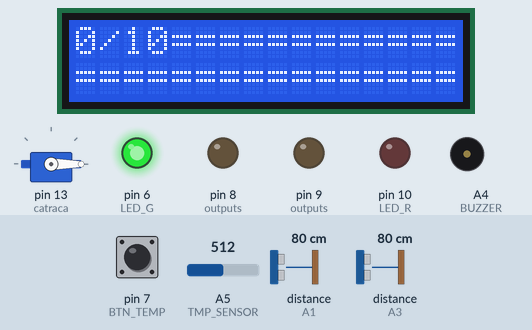
Simulated run of this sketch. Board: Arduino Uno, built with avr-gcc and run on an emulated ATmega328P. Parts: 16×2 character LCD, servo, output pins drawn as LEDs (lit = HIGH), buzzer (waves = sounding). Wiring (inferred from the names in the program): 2 × ultrasonic range finder: trigger A0, echo A1 / trigger A2, echo A3. The inputs (shaded band) are chosen by the test bench; at power-on: pin 7 (BTN_TEMP) LOW, distance to the obstacle (sensors on A1, A3) 80 cm, A5 (TMP_SENSOR) = 512. The echo pulse lasts 58.3 µs per cm; pins used as bus, display or sensor lines are not drawn.

Above: at 1.2 s.
1.3 s: pin 7 (BTN_TEMP) pulled HIGH for 0.2 s
At 1.8 s:
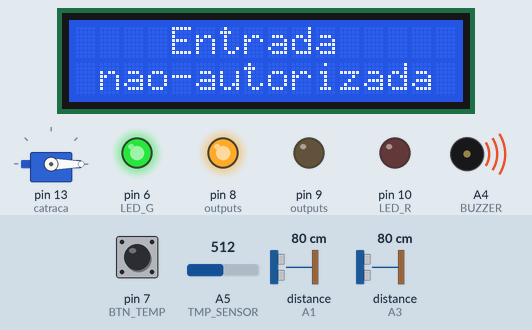
3.7 s: distance to the obstacle (sensor on A1) set to 2 cm
At 4.1 s:
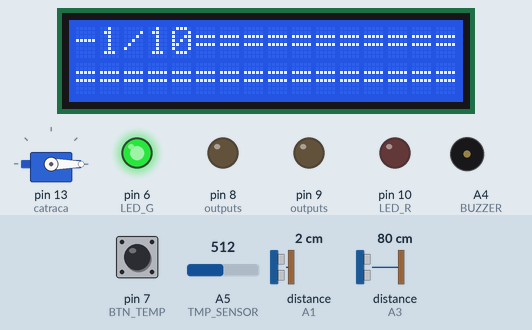
5.2 s: distance to the obstacle (sensor on A3) set to 2 cm
At 6.4 s:
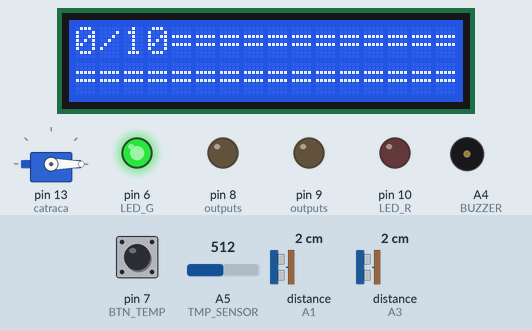
6.7 s: pin 7 (BTN_TEMP) pulled HIGH for 1 s
At 7.7 s:
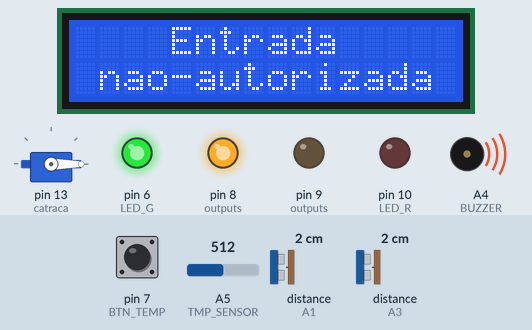
Timing chart, 0 to 9.9 s (numbered marks = the images above; inputs shaded):
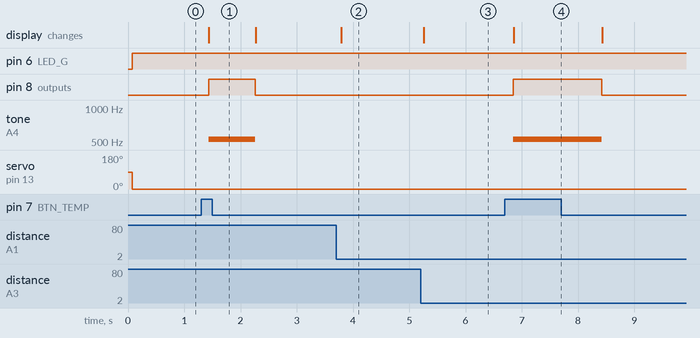

The sketch:

temperature_control.ino
```cpp
#include <Servo.h>
#include <LiquidCrystal.h>

#define TRIG_SAI A0
#define ECHO_SAI A1

#define TRIG_ENT A2
#define ECHO_ENT A3

#define LED_AUTORIZADO 9
#define LED_NAO_AUTORIZADO 8

#define LED_R 10
#define LED_G 6

#define TMP_SENSOR A5
#define BTN_TEMP 7
#define BUZZER A4

Servo catraca;
LiquidCrystal lcd(12, 11, 5, 4, 3, 2);

const int outputs[] = {TRIG_ENT, TRIG_SAI, LED_AUTORIZADO, LED_NAO_AUTORIZADO,
                       LED_R, LED_G, BUZZER};
const int inputs[] = {ECHO_ENT, ECHO_SAI, TMP_SENSOR, BTN_TEMP};

const int velocidadeSomMS = 343,
          quantMaxPessoas = 10,
          intervaloCatracaMS = 2000;

const float tempMinima = 32, tempMaxima = 38,
			distanciaCatraca = 0.3;

int statusDoSistema = 0,
    quantPessoas = 0;

float temperatura = 0;

long tempoEntradaAntiga = 0;

bool existeAlguemEntrada = 0, existeAlguemSaida = 0,
	 estadoBotaoAnterior = 0;

enum status {
  padrao,
  autorizado,
  naoAutorizado,
  lotado
};

/*  Monta simbolo do graus Celsius
*/
byte grau[8] = {
  B00100,
  B01010,
  B01010,
  B00100,
  B00000,
  B00000,
  B00000,
  B00000,
};

void setup() {
  lcd.createChar(0, grau);
  lcd.begin(2, 16);

  catraca.attach(13);

  for (byte i = 0; i < (sizeof(outputs) / sizeof(outputs[0])); i++) {
    pinMode(outputs[i], OUTPUT);
  }

  for (byte i = 0; i < (sizeof(inputs) / sizeof(inputs[0])); i++) {
    pinMode(inputs[i], INPUT);
  }

  estadoPadrao();
}

void loop() {
  realizaContagemPessoas();

  realizaTemperatura();

  int status = pegaStatus();

  switch (status) {
    case 0:
      estadoPadrao();
      break;
    case 1:
      estadoAutorizado();
      break;
    case 2:
      estadoNaoAutorizado();
      break;
    case 3:
      estadoLotado();
      break;
    default:
      estadoPadrao();
      break;
  }

  if (existeAlguemEntrada && status == autorizado) {
    atualizaTempoEntrada();
  } else if (millis() - tempoEntradaAntiga >= intervaloCatracaMS) {
    atualizaTempoEntrada();
    colocaStatusComoPadrao();
  }

  delay(150);
}

/*
   Temperatura
*/
void realizaTemperatura() {
  const bool estadoBotao = digitalRead(BTN_TEMP);

  if (estadoBotao != estadoBotaoAnterior && estadoBotao) {
	verificaTemperaturaGraus();
    const bool podeEntrar = estaAutorizadaEntrada();

    if(podeEntrar)
      colocaStatusComoAutorizado();
    else if (!estaLotado())
      colocaStatusComoNaoAutorizado();
  }

  estadoBotaoAnterior = estadoBotao;
}

void verificaTemperaturaGraus() {
  const float tmpValor = analogRead(TMP_SENSOR);
  temperatura = -1 * (((358 - tmpValor) * 165 / 338) - 125);
}


bool estaAutorizadaEntrada() {
  return (possuiTempCorreta() && !estaLotado());
}

bool possuiTempCorreta() {
  return (temperatura >= tempMinima && temperatura <= tempMaxima);
}

void atualizaTempoEntrada() {
	tempoEntradaAntiga = millis();
}

/*
   Contagem de Pessoas
*/

void realizaContagemPessoas() {
  fazGradiente();

  const float distanciaMetrosEntrada = pegaDistancia(ECHO_ENT, TRIG_ENT);
  const float distanciaMetrosSaida = pegaDistancia(ECHO_SAI, TRIG_SAI);

  contaQuantPessoas(distanciaMetrosEntrada, existeAlguemEntrada, 1);
  contaQuantPessoas(distanciaMetrosSaida, existeAlguemSaida, -1);

  if (estaLotado())
    colocaStatusComoLotado();
  else if (pegaStatus() != autorizado &&
           pegaStatus() != naoAutorizado)
    colocaStatusComoPadrao();
}

void contaQuantPessoas(float distanciaMetros, bool &existeAlguem, int incremento) {
  if (distanciaMetros <= distanciaCatraca && !existeAlguem) {
    incrementaQuantPessoas(incremento);
    existeAlguem = true;
  } else if (distanciaMetros > distanciaCatraca) {
    existeAlguem = false;
  }
}

float pegaDistancia(int echo, int trig) {
  digitalWrite(trig, 1);
  delayMicroseconds(10);
  digitalWrite(trig, 0);
  const float tempoSeg = pulseIn(echo, 1) * 0.000001 * 0.5;

  return tempoSeg * velocidadeSomMS;
}

bool estaLotado() {
  return (quantPessoas >= quantMaxPessoas);
}

void incrementaQuantPessoas(int incremento) {
  quantPessoas += incremento;
}

/*
    LED RGB
*/

void fazGradiente() {
  int intervaloVermelho = map(quantPessoas, 0, quantMaxPessoas, 0, 255);
  int intervaloVerde = map(quantPessoas, 0, quantMaxPessoas, 255, 0);

  int valorVermelho = constrain(intervaloVermelho, 0, 255);
  int valorVerde = constrain(intervaloVerde, 0, 255);

  analogWrite(LED_R, valorVermelho);
  analogWrite(LED_G, valorVerde);
}

/*
   Status
*/

int pegaStatus() {
  return statusDoSistema;
}

void colocaStatusComoPadrao() {
  statusDoSistema = padrao;
}

void colocaStatusComoAutorizado() {
  statusDoSistema = autorizado;
}

void colocaStatusComoNaoAutorizado() {
  statusDoSistema = naoAutorizado;
}

void colocaStatusComoLotado() {
  statusDoSistema = lotado;
}

/*
   Estado
*/

void estadoPadrao() {
  desligaLed(LED_AUTORIZADO);
  desligaLed(LED_NAO_AUTORIZADO);

  desligaBuzzer();

  fechaCatraca();

  escreveLCDTotalPessoas();
}

void estadoAutorizado() {
  ligaLed(LED_AUTORIZADO);
  desligaLed(LED_NAO_AUTORIZADO);

  desligaBuzzer();

  abreCatraca();

  escreveLCDBemVindo();
  escreveLCDTemperatura(temperatura);
}

void estadoNaoAutorizado() {
  desligaLed(LED_AUTORIZADO);
  ligaLed(LED_NAO_AUTORIZADO);

  ligaBuzzer();

  fechaCatraca();

  escreveLCDEntradaNaoAutorizada();
}

void estadoLotado() {
  desligaLed(LED_AUTORIZADO);
  desligaLed(LED_NAO_AUTORIZADO);

  desligaBuzzer();

  fechaCatraca();

  escreveLCDTotalPessoas();
  escreveLCDLotado();
}

/*
   LEDs
*/

void ligaLed(int led) {
  digitalWrite(led, 1);
}

void desligaLed(int led) {
  digitalWrite(led, 0);
}

/*
    Catraca
*/

void abreCatraca() {
  catraca.write(90);
}

void fechaCatraca() {
  catraca.write(0);
}

/*
    Buzzer
*/

void ligaBuzzer() {
  tone(BUZZER, 528);
}

void desligaBuzzer() {
  noTone(BUZZER);
}

/*
    Display LCD
*/

void escreveLCDTotalPessoas() {
  String totalPessoas = String(quantPessoas) + "/" + String(quantMaxPessoas);
  lcd.setCursor(0, 0);
  lcd.print(totalPessoas);

  for (int i = totalPessoas.length(); i < 16; i ++) {
    lcd.setCursor(i, 0);
    lcd.print("=");
  }

  for (int i = 0; i < 16; i ++) {
    lcd.setCursor(i, 1);
    lcd.print("=");
  }
}

void escreveLCDLotado() {
  lcd.setCursor(0, 1);
  lcd.print("==== Lotado ====");
}

void escreveLCDTemperatura(float temperatura) {
  lcd.setCursor(0, 1);
  lcd.print("Temp:");
  lcd.print(" ");
  lcd.print(temperatura);
  lcd.setCursor(11, 1);
  lcd.write(byte(0));
  lcd.print("C");
}

void escreveLCDBemVindo() {
  limpaLinhaLCD(1);
  lcd.setCursor(0, 0);
  lcd.print("Seja bem-vindo!!");
}

void escreveLCDEntradaNaoAutorizada() {
  lcd.clear();
  lcd.setCursor(4, 0);
  lcd.print("Entrada");
  lcd.setCursor(1, 1);
  lcd.print("nao-autorizada");
}

void limpaLinhaLCD(int linha){
  for(int i = 0; i < 16; i++){
  	lcd.setCursor(i, linha);
  	lcd.print(" ");
  }
}
```

Measured:
- after the input at 1.3 s, pin 8 (outputs): LOW → HIGH after 0.13 s, → LOW 0.83 s later; tone on A4 (BUZZER): silent → 528 Hz after 0.13 s, → silent 0.83 s later; the display: changes after 0.14 s (image 1)
- after the input at 3.7 s, the display: changes after 0.09 s (image 2)
- after the input at 5.2 s, the display: changes after 0.06 s (image 3)
- after the input at 6.7 s, pin 8 (outputs): LOW → HIGH after 0.15 s, → LOW 1.6 s later; tone on A4 (BUZZER): silent → 528 Hz after 0.15 s, → silent 1.6 s later; the display: changes after 0.16 s (image 4)
